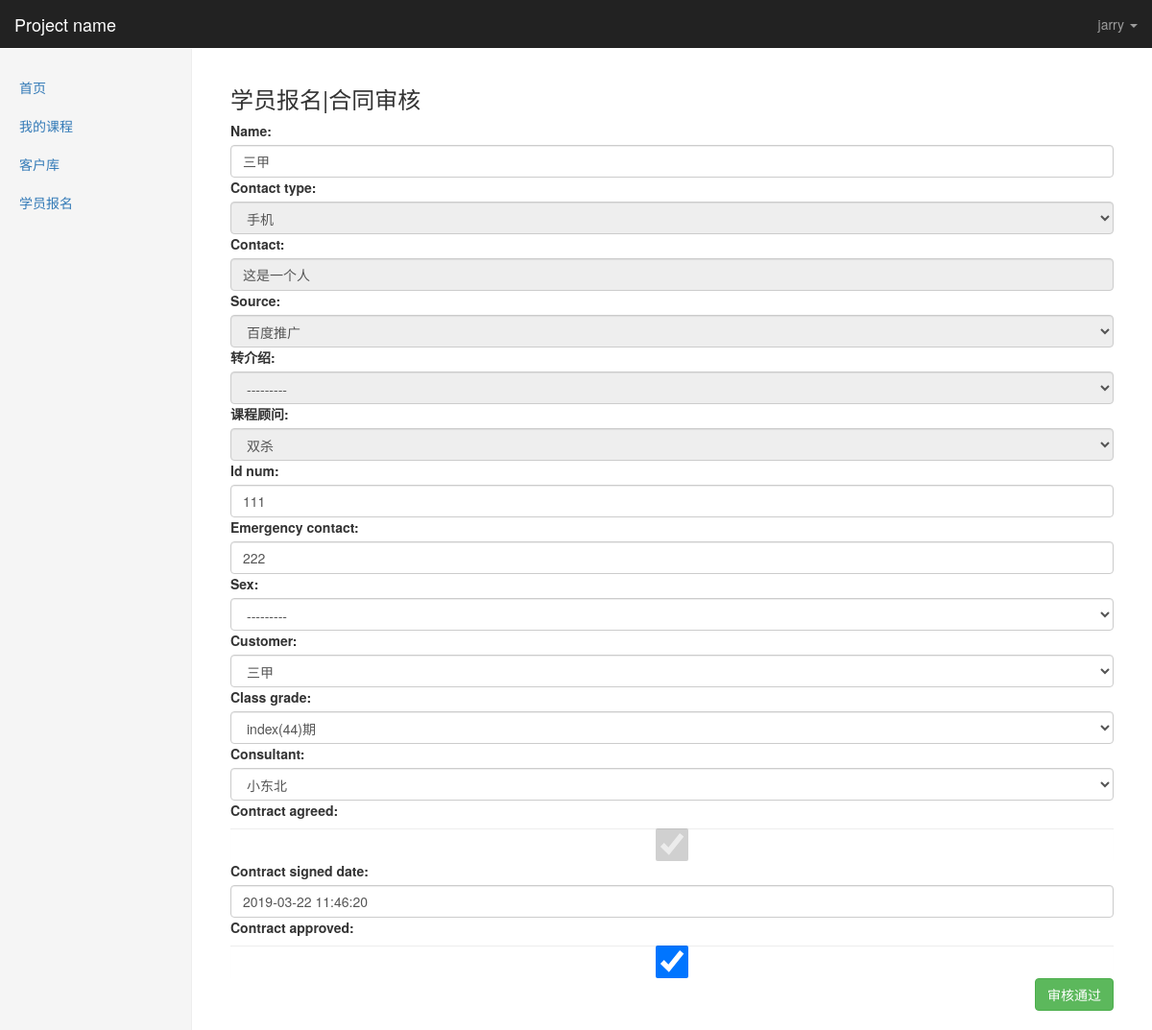
/crm/stu_enrollment/1/contract_audit/ (signed in), run on the app's committed database.
### crm/models.py (models this page shows, shortened)
class Menus(models.Model):
    name = models.CharField(max_length=64)
    url_type_choices = ((0,'absolute'),(1,'dynamic'))
    url_type = models.SmallIntegerField(choices=url_type_choices,default=0)
    url_name = models.CharField(max_length=128)
    class Meta:
        unique_together = ('name','url_name')

class CustomerInfo(models.Model):
    name = models.CharField(max_length=64,default=None)
    contact_type_choices = ((0,'qq'),(1,'微信'),(2,'手机'))
    contact_type = models.SmallIntegerField(choices=contact_type_choices,default=0)
    contact = models.CharField(max_length=64,unique=True)
    source_choices = ((0,'QQ群'),
                      (1,'51CTO'),
                      (2,'百度推广'),
                      (3,'知乎'),
                      (4,'转介绍'),
                      (5,'其它'),
                      )
    source = models.SmallIntegerField(choices=source_choices)
    referral_from = models.ForeignKey("self",blank=True,null=True,verbose_name="转介绍")
    consult_courses = models.ManyToManyField("Course",verbose_name="咨询课程")
    consult_content = models.TextField(verbose_name="咨询内容")
    status_choices = ((0,'未报名'),(1,'已报名'),(2,'已退学'))
    status = models.SmallIntegerField(choices=status_choices)
    consultant = models.ForeignKey("UserProfile",verbose_name="课程顾问")
    id_num = models.CharField(max_length=128,blank=True,null=True)
    emergency_contact = models.PositiveIntegerField(blank=True,null=True)
    sex_choices = ((0,'男'),(1,'女'))
    sex = models.PositiveSmallIntegerField(choices=sex_choices,blank=True,null=True)
    date = models.DateField(auto_now_add=True)
    def __str__(self):
        return self.name
    class Meta:
        verbose_name = "客户信息"
        verbose_name_plural = "客户信息"

class UserProfile(models.Model):
    user = models.OneToOneField(User)
    name = models.CharField(max_length=64,verbose_name="姓名")
    role = models.ManyToManyField("Role",blank=True,null=True)
    def __str__(self): #__unicode__
        return self.name

class  StudentEnrollment(models.Model):
    customer = models.ForeignKey("CustomerInfo")
    class_grade = models.ForeignKey("ClassList")
    consultant = models.ForeignKey("UserProfile")
    contract_agreed = models.BooleanField(default=False)
    contract_signed_date = models.DateTimeField(blank=True,null=True)
    contract_approved = models.BooleanField(default=False)
    contract_approved_date =  models.DateTimeField(verbose_name="合同审核时间", blank=True,null=True)
    class Meta:
        unique_together = ('customer','class_grade')
    def __str__(self):
        return "%s" % self.customer

### crm/views.py (the view)
# urls.py: url(r'stu_enrollment/(\d+)/contract_audit/', views.contract_audit, name='contract_audit')
@login_required
def contract_audit(request, enrollment_obj_id):
    enrollment_obj = models.StudentEnrollment.objects.get(id=enrollment_obj_id)
    if request.method == 'POST':
        enrollment_form = forms.Enrollment(instance=enrollment_obj, data=request.POST)
        if enrollment_form.is_valid():
            enrollment_form.save()
            stu_obj = models.Student.objects.get_or_create(customer=enrollment_obj.customer)[0]
            stu_obj.class_grades.add(enrollment_obj.class_grade_id)
            stu_obj.save()
            enrollment_obj.customer.status = 1
            enrollment_obj.customer.save()
            return redirect('/kingadmin/crm/customerinfo/%s/change/' % enrollment_obj.customer.id)
    else:
        enrollment_form = forms.Enrollment(instance=enrollment_obj)
        customer_form = forms.CustomerForm(instance=enrollment_obj.customer)
    return render(request, 'crm/contract_audit.html', locals())

### crm/forms.py (shortened to what this page needs)
class Enrollment(ModelForm):
    def __new__(cls, *args, **kwargs):
        print("__new__",cls,args,kwargs)
        for field_name in cls.base_fields:
            filed_obj = cls.base_fields[field_name]
            filed_obj.widget.attrs.update({'class':'form-control'})
            if field_name in cls.Meta.readonly_fields:
                filed_obj.widget.attrs.update({'disabled': 'true'})
        return  ModelForm.__new__(cls)
    class Meta:
        model = models.StudentEnrollment
        fields = "__all__"
        exclude = ['contract_approved_date']
        readonly_fields = ['contract_agreed', ]

class CustomerForm(ModelForm):
    def __new__(cls, *args, **kwargs):
        print("__new__",cls,args,kwargs)
        for field_name in cls.base_fields:
            filed_obj = cls.base_fields[field_name]
            filed_obj.widget.attrs.update({'class':'form-control'})
            if field_name in cls.Meta.readonly_fields:
                filed_obj.widget.attrs.update({'disabled': 'true'})
        return  ModelForm.__new__(cls)
    class Meta:
        model = models.CustomerInfo
        fields = "__all__"
        exclude = ['consult_content','status','consult_courses']
        readonly_fields = ['contact_type','contact','consultant','referral_from','source']

### crm/models.py (called while the page is built)
    def __str__(self):
        return "%s(%s)期" %(self.course.name,self.semester)

### kingadmin/templatetags/kingadmin_tags.py (called while the page is built)
@register.simple_tag
def helplessaction():
    crm_obj_all = models.Menus.objects.all()
    return crm_obj_all

### templates/crm/contract_audit.html (shortened to what this page needs)
{% extends 'index.html' %}
{% block right-content-container %}
    <h3>学员报名|合同审核</h3>
    <form class="form-horizontal" method="post" onsubmit="return eforeFormSubmit(this)">{% csrf_token %}
    {{ customer_form }}
    {{ enrollment_form }}
     <input type="submit" class="btn btn-success pull-right"  value="审核通过" >
</form>
{% endblock %}

### templates/index.html (shortened to what this page needs)
{% extends 'base.html' %}
{% load kingadmin_tags %}
{% block body %}
    <nav class="navbar navbar-inverse navbar-fixed-top">
      <div class="container-fluid">
        <div class="navbar-header">
          <a class="navbar-brand" href="#">{% block pro_name %}Project name{% endblock %}</a>
        </div>
        <div id="navbar" class="navbar-collapse collapse">
          <ul class="nav navbar-nav navbar-right">
            <li class="dropdown">
              <a href="#" class="dropdown-toggle" data-toggle="dropdown" role="button" aria-haspopup="true" aria-expanded="false">{{ request.user }} <span class="caret"></span></a>
            </li>
          </ul>
        </div>
      </div>
    </nav>
    <div class="container-fluid">
      <div class="row">
        <div class="col-sm-3 col-md-2 sidebar">
            <ul class="nav nav-sidebar">
                {% helplessaction as crm_obj_all%}
                {% for menu in crm_obj_all %}
                    <li>
                        <a href="{% if menu.url_type == 0 %}{{ menu.url_name }}{% else %}{% url menu.url_name %}{% endif %}">{{ menu.name }}</a>
                    </li>
                {% endfor %}
            </ul>
        </div>
            <div class="col-sm-9 col-sm-offset-3 col-md-10 col-md-offset-2 main">
              {% block right-content-container %}{% endblock %}
            </div>
      </div>
    </div>
{% endblock %}

### templates/base.html (shortened to what this page needs)
<!DOCTYPE html>
<html lang="zh-CN"><head><meta http-equiv="Content-Type" content="text/html; charset=UTF-8">
    <link href="/static/css/bootstrap.min.css" rel="stylesheet">
    <link href="/static/css/ie10-viewport-bug-workaround.css" rel="stylesheet">
    <link href="/static/css/dashboard.css" rel="stylesheet">
  </head>
  <body>
    {% block  body %}
    {% endblock %}
</body></html>

### static/css/dashboard.css (style rules this page uses)
body { padding-top: 50px; }
.navbar-fixed-top { border: 0; }
.sidebar { display: none; }
@media (min-width: 768px) { .sidebar { position: fixed; top: 51px; bottom: 0; left: 0; z-index: 1000; display: block; padding: 20px; overflow-x: hidden; overflow-y: auto; background-color: #f5f5f5; border-right: 1px solid #eee; } }
.nav-sidebar { margin-right: -21px; margin-bottom: 20px; margin-left: -20px; }
.nav-sidebar > li > a { padding-right: 20px; padding-left: 20px; }
.main { padding: 20px; }
@media (min-width: 768px) { .main { padding-right: 40px; padding-left: 40px; } }

### data on the page
Menus: name "首页"
Menus: name "我的课程"
Menus: name "客户库"
Menus: name "学员报名"
CustomerInfo: name "三甲", contact_type "手机", contact "这是一个人", source "百度推广", referral_from "---------", consultant "双杀", id_num "111", emergency_contact "222", sex "---------"
StudentEnrollment: customer "三甲", class_grade "index(44)期", consultant "小东北", contract_agreed "☑", contract_signed_date "2019-03-22 11:46:20", contract_approved "☑"

### other printed values
{{ request.user }} "jarry"
